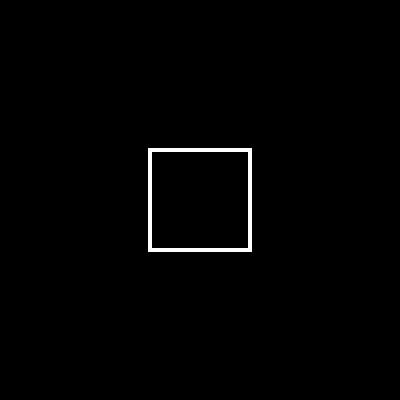
Frame 1 (no input)
Frame 60 (no input): identical to frame 1, image omitted
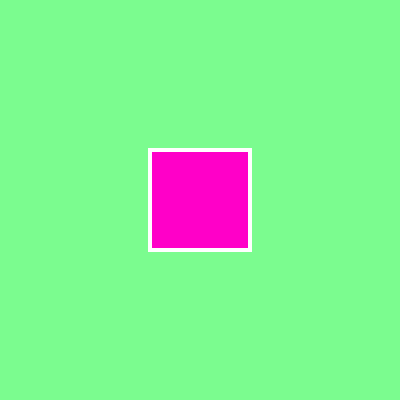
Frame 120 (the mouse pressed at the canvas centre since frame 60)

The p5.js sketch that drew these frames (run headless with seeded random() and noise() and a simulated clock; from frame 60 on, the mouse is pressed at the canvas centre):

// p5.js sketch
// ── sketch.js
var light = false

function setup() {
  createCanvas(400, 400);
}

function draw() {
  background(0)
  stroke(255)
  strokeWeight(4)
  noFill()
  if (mouseX > 150 && mouseX < 250 && mouseY > 150 && mouseY < 250) {
    
    fill(255, 0, 200)
  }
  if (light) {
    background(123, 252, 143)
  }
  rect(150, 150, 100, 100)
}

function mousePressed() {
  if (mouseX > 150 && mouseX < 250 && mouseY > 150 && mouseY < 250) {
    light = !light
  }
}
